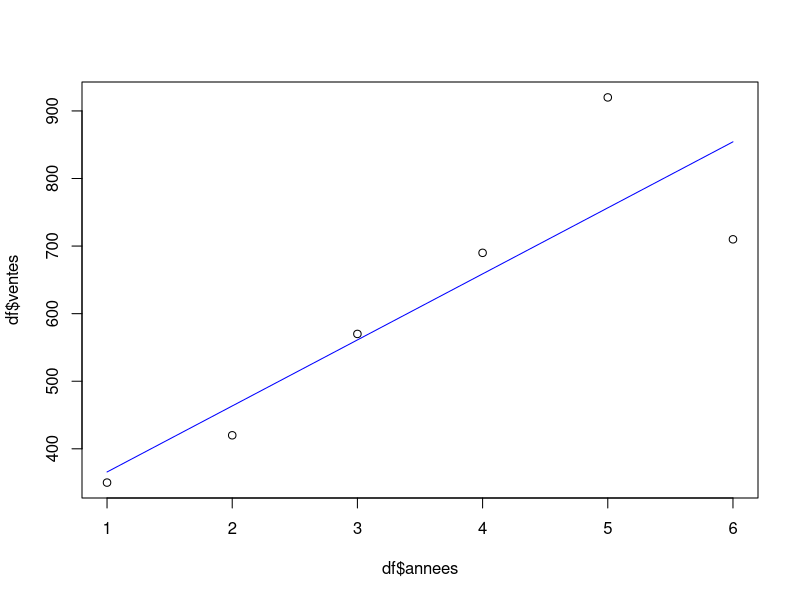
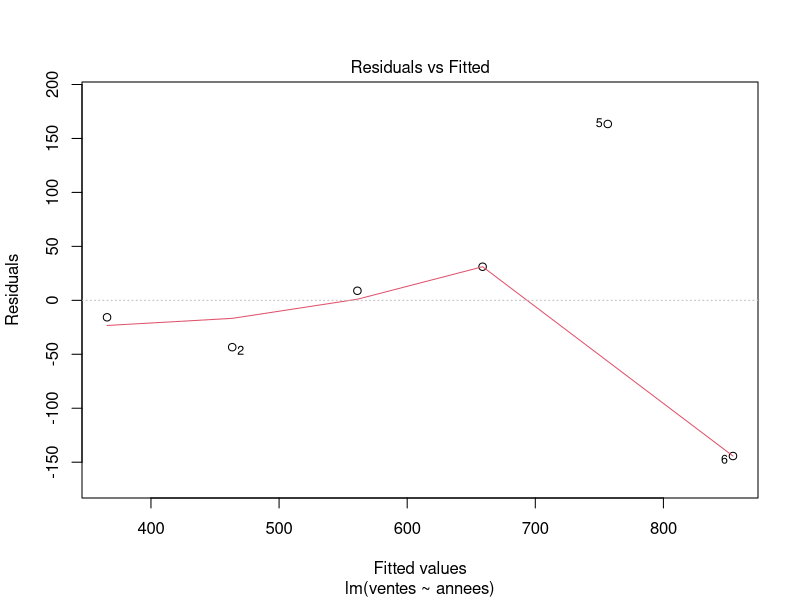
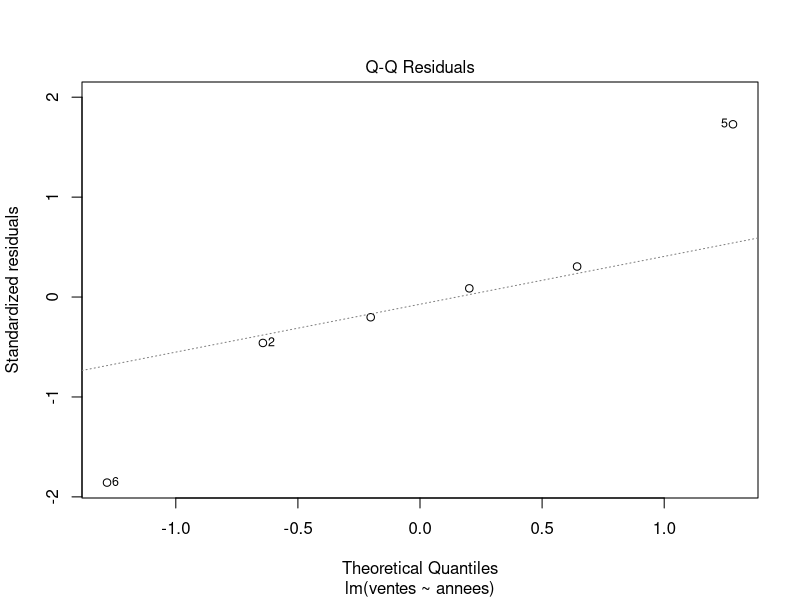
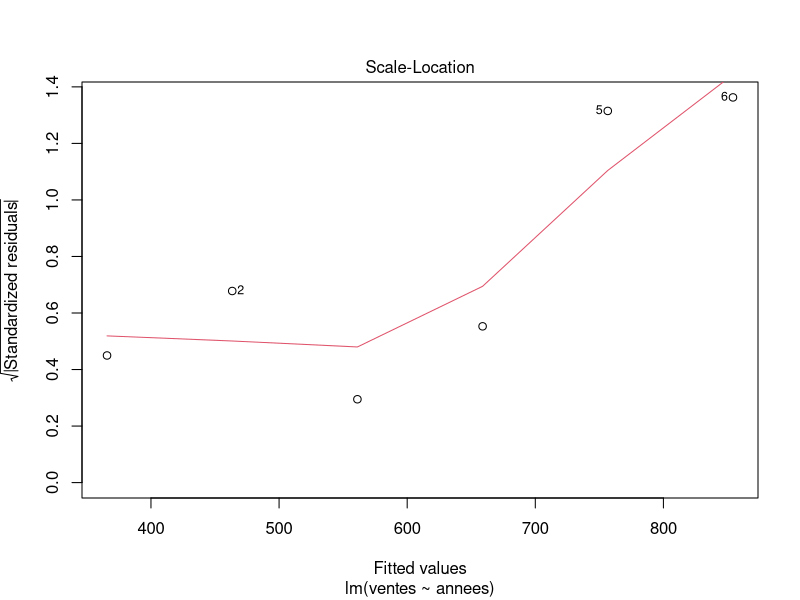
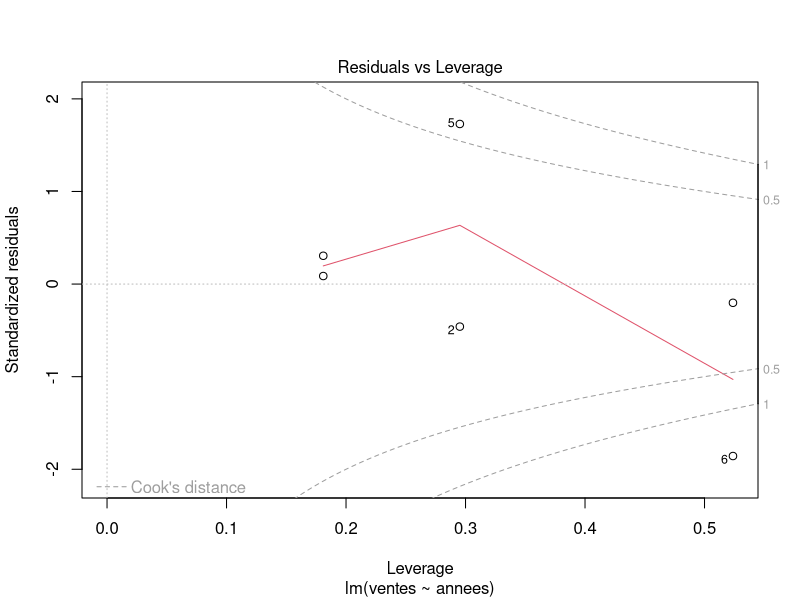

Write the R code that produced these figures, in order.
## ---- chunk 1
annees <- c(1:6)
ventes <- c(350,420,570,690,920,710)
df <- data.frame(annees = annees,
                 ventes = ventes)

n = nrow(df)
n
## ---- chunk 2
df$x_iy_i = annees * ventes 
df$x_iy_i 
df$x_i_carre = (annees)^2
df$x_i_carre
## ---- chunk 3
sum_xi = sum(df$annees)
sum_xi
sum_yi =  sum(df$ventes)
sum_yi
sum_xi_yi = sum(df$x_iy_i )
sum_xi_yi 
sum_xi_carre = sum(df$x_i_carre)
sum_xi_carre
## ---- chunk 4
mean(df$annees)
mean(df$ventes)

a = (sum_xi_yi  - n * mean(df$annees) * mean(df$ventes) ) / (sum_xi_carre - n * (mean(df$annees))^2 )
## ---- chunk 5
b = mean(df$ventes)- a* mean(df$annees)
b
## ---- chunk 6
my_reg <- function(x) return(a*x+b)
## ---- chunk 7
plot(df$annees,df$ventes)+
lines(df$annees,my_reg(df$annees)  , col="blue")
## ---- chunk 8
fit <- lm(ventes~annees, data=df)
plot(fit)
summary(fit)
